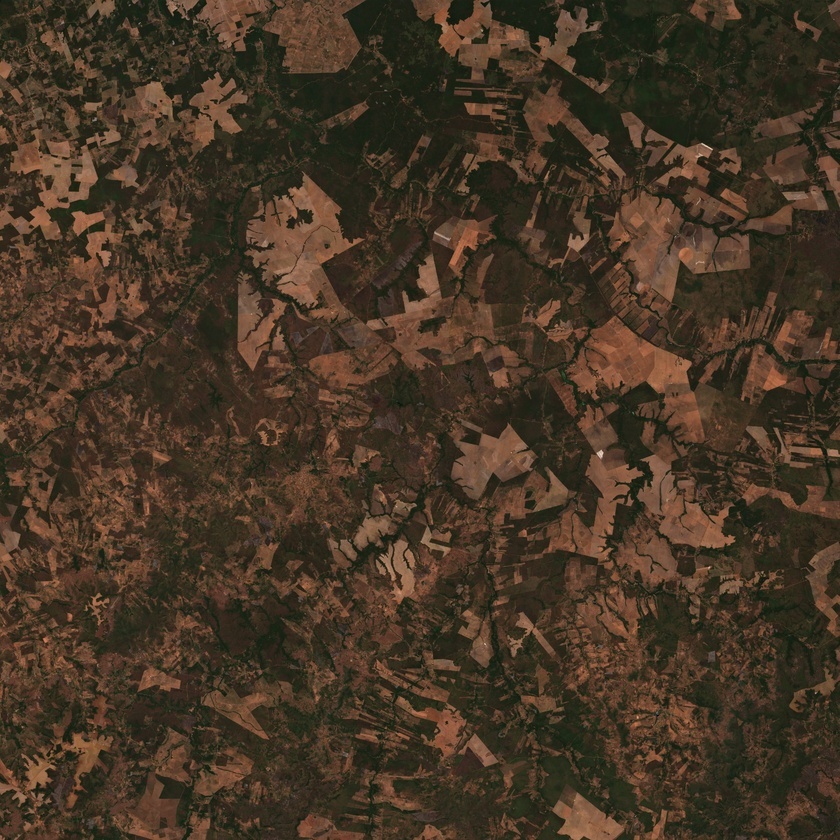
#> input picture 2025_latest.jpg, 840 x 840 px, shrunk from 2500 x 2500 before the run; its folder holds only this picture in this run
$ python tree_image.py
#> lines starting #> are read from the running program, lines starting #| are printed output that depends on the picture; after the words box and inside, x2 and y2 are one past the last pixel; in counts of white or black regions, pixels touching at a corner belong together
import cv2
import numpy as np
import matplotlib.pyplot as plt
import os
import glob

def get_latest_image(pattern="*_latest.jpg"):
    """Find the latest image file matching the given pattern."""
    files = sorted(glob.glob(pattern), key=os.path.getmtime, reverse=True)
    return files[0] if files else None

def process_forest_detection(input_image):
    """Detect forested areas in an image and save the output."""
#> called with input_image = '2025_latest.jpg'
    lower_green = np.array([25, 40, 20])  # Lower bound of green in HSV
    upper_green = np.array([100, 255, 255])  # Upper bound of green in HSV

    image = cv2.imread(input_image)
#> image is the input picture: shape (840, 840, 3); mean B, G, R 37.5, 54, 69.4
    if image is None:
        print(f"Error: Could not load {input_image}.")
        return

    # Convert to HSV and create a mask for green areas
    hsv = cv2.cvtColor(image, cv2.COLOR_BGR2HSV)
#> hsv: shape (840, 840, 3); mean H, S, V 19.4, 116.1, 70.1
    mask = cv2.inRange(hsv, lower_green, upper_green)
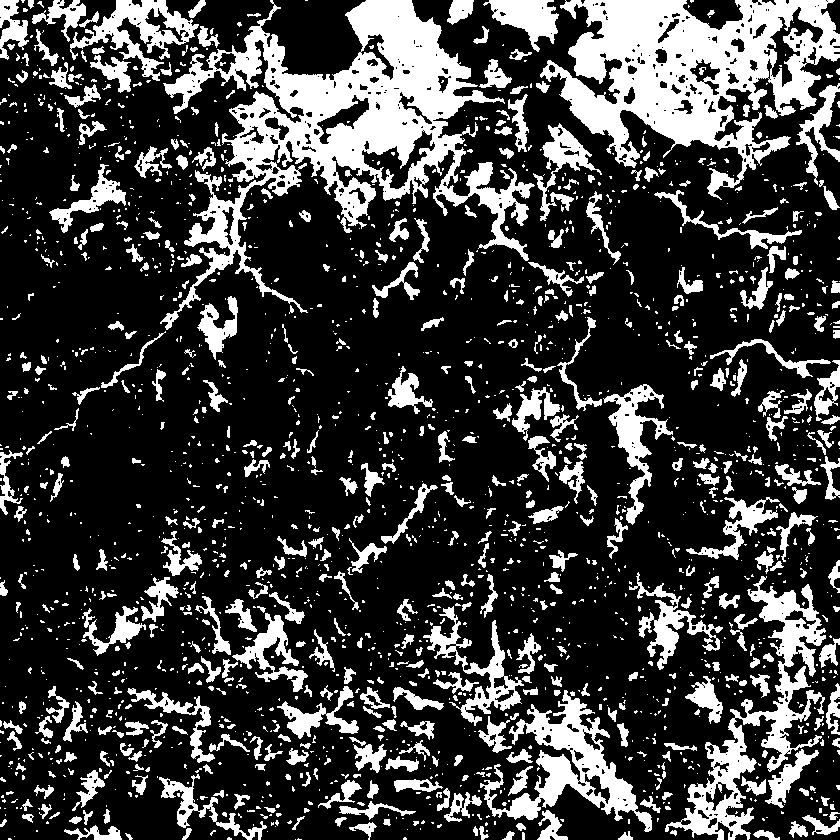
#> mask: shape (840, 840); 24.4% white; 2072 white regions (1510 under 20 px), largest, box (x1, y1, x2, y2) and area: (160, 0, 535, 330) 34493, (540, 0, 840, 200) 26869, (665, 576, 826, 840) 9159
    result = cv2.bitwise_and(image, image, mask=mask)
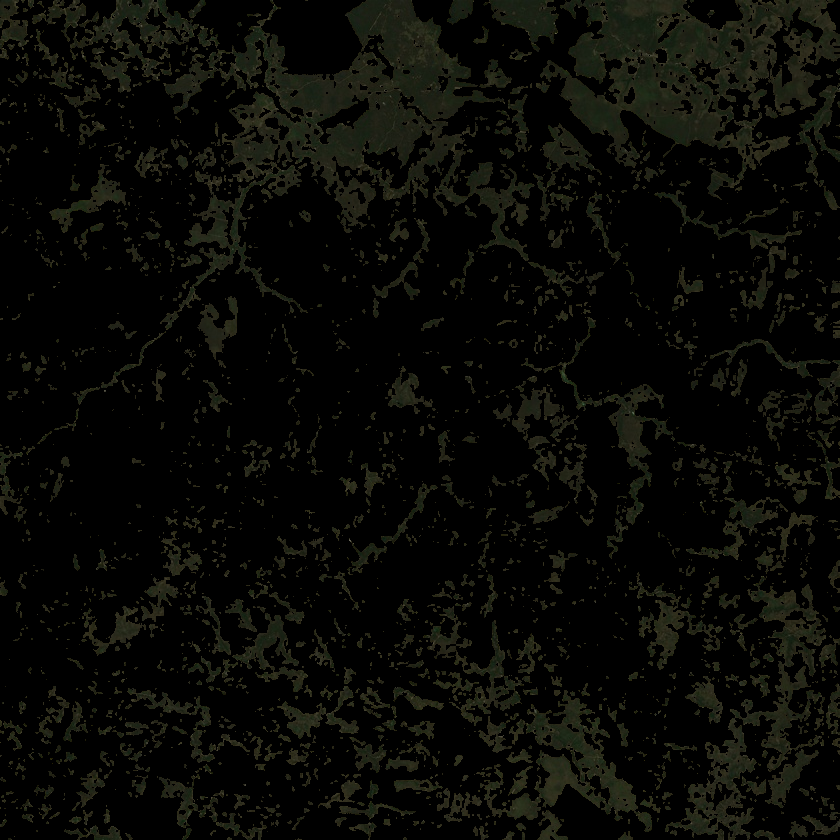
#> result: shape (840, 840, 3); mean B, G, R 5.8, 9.4, 8.9

    # Generate output filename by appending "_processed" before ".jpg"
    output_image = input_image.replace(".jpg", "_processed.jpg")

    # Save processed image
    cv2.imwrite(output_image, result)
    print(f"Processed: {input_image} -> {output_image}")

    # Display results
    plt.figure(figsize=(10, 5))
    plt.subplot(1, 2, 1)
    plt.title("Original Image")
    plt.imshow(cv2.cvtColor(image, cv2.COLOR_BGR2RGB))

    plt.subplot(1, 2, 2)
    plt.title("Detected Forest Areas")
    plt.imshow(cv2.cvtColor(result, cv2.COLOR_BGR2RGB))
    plt.show()
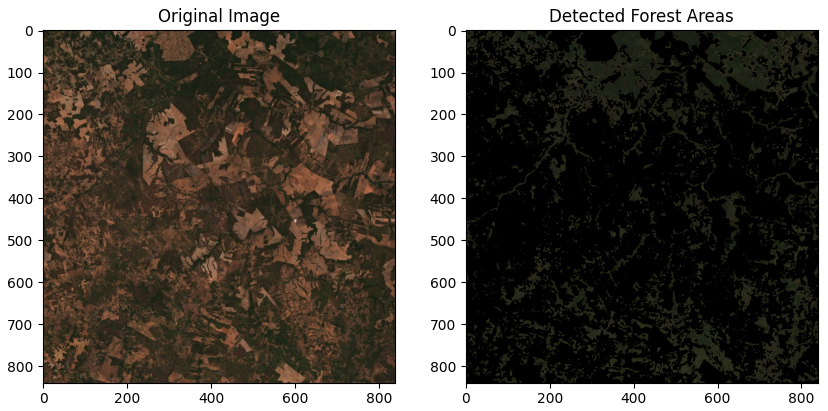
#> figure drawn by matplotlib, 2 panels

# Find the latest image and process it
latest_image = get_latest_image()
if latest_image:
    process_forest_detection(latest_image)
else:
    print("No image matching '*_latest.jpg' found.")
